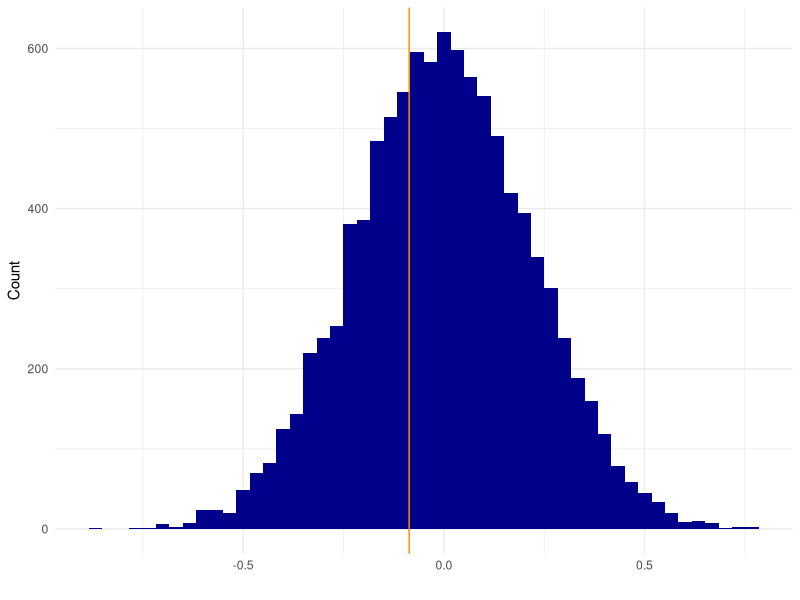
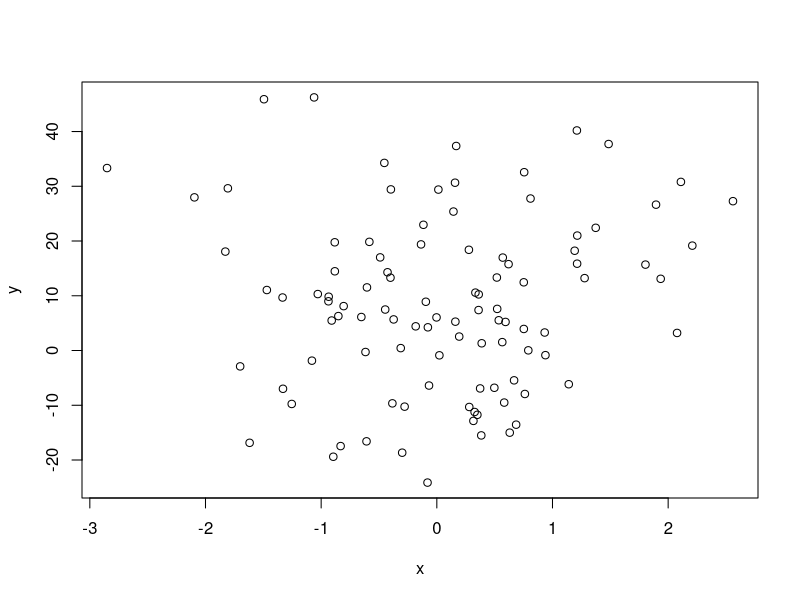
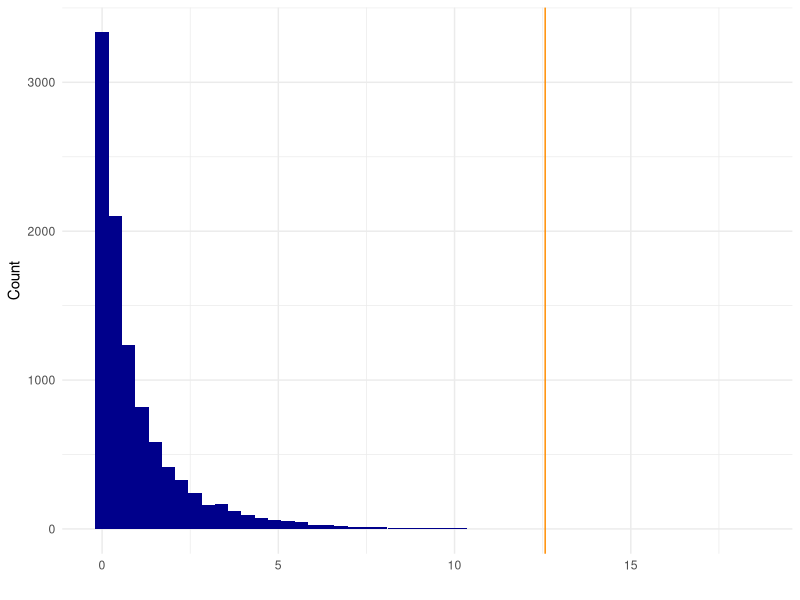
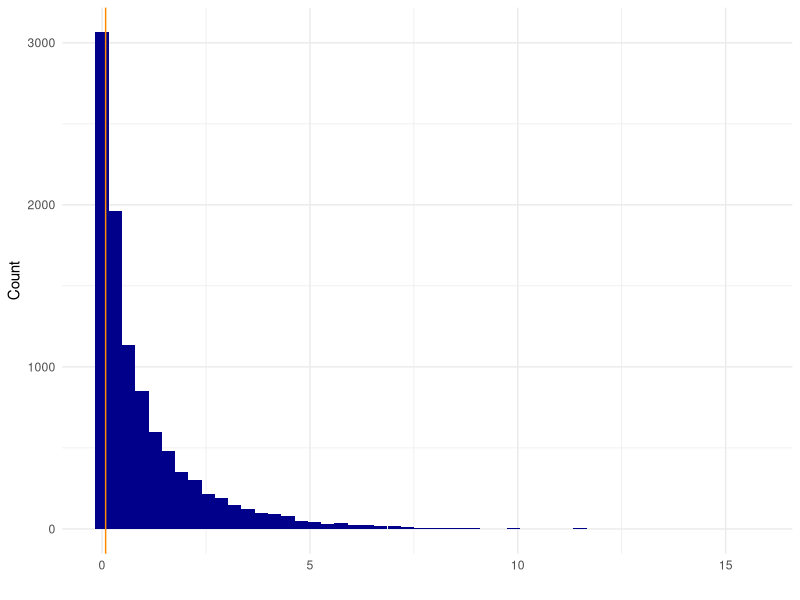

Recreate these plots in R, in order.
## ---- chunk 1
# Load libraries
library(tidyverse)
## ---- chunk 2
plot_permutation <- function(data, observed_value){
  #making dataset to put in to permutation plot
  pd <- data.frame(i=1:length(data), value=data)
    #plotting the null distribution and observed difference with the observed as a line
  plot <- ggplot(data = pd, mapping = aes(x=value)) + 
    geom_histogram(fill="darkblue", bins=50) +
    geom_vline(color="darkorange",xintercept = as.numeric(observed_value)) + 
    xlab("")+
    ylab("Count")+
    theme_minimal()
  return(plot)
}
## ---- chunk 3
permutation_mean <- function(dataset, name, count, group1, group2, no_perm=10000, plot=FALSE){
# Select columns in the dataset and remane those
  dataset <- dataset[c(count,name)]      # Select
  names(dataset) <- c("count","name")    # Rename
  
  r <- rep(NA,no_perm)
  
  # Progress bar
  pb <- txtProgressBar(min = 1, max = no_perm, style = 3)
  
  for (i in 1:length(r)) {
    setTxtProgressBar(pb, i)
    #shuffle dataset
    p <- dataset
    p$count <- sample(p$count)

    #calculate median for group 1 and group 2
    g1 <- mean(p[which(p$name == group1),]$count)
    g2 <- mean(p[which(p$name == group2),]$count)

    #add difference in median to vector
    r[i] <- as.numeric(g1) - as.numeric(g2)
  }
  close(pb)

  # The observed difference
  m1 <- mean(dataset[which(dataset$name == group1),]$count)
  m2 <- mean(dataset[which(dataset$name == group2),]$count)
  observed <- m1-m2       # Observed mean

  estimate <- c(as.numeric(m1),as.numeric(m2),as.numeric(observed))
  names(estimate) <- c("Mean first group","Mean second group","Observed mean difference")

  # P-value
  p_value <- ((sum(abs(r) >= abs(observed))+1)/(length(r)+1))
  names(p_value) <- "p-value"

  result = list(method = "Permutation Test (Mean)", p.value = p_value,
                  estimate = estimate,
                  data.name = sprintf("Permutation for group: %s and %s", group1, group2))
  class(result) <- "htest"

  # If statement to plot or not
  if (plot == TRUE) {
    # Plot + result

    plot <- plot_permutation(r, observed)

    print(result)
    return(plot)
  } else if (plot == FALSE) {
    # Result
    print(result)
  }
}


names <- c(replicate(50,"Something"), replicate(50, "Something_else"))
test <- data.frame(rnorm(100), names)
names(test) <- c("value","names")
permutation_mean(test, "names", "value", "Something", "Something_else", plot = T)

## ---- chunk 4
permutation_median <- function(dataset, name, count, group1, group2, no_perm=10000, plot=FALSE) {
  # Select columns in the dataset and remane those
  dataset <- dataset[c(count,name)]      # Select
  names(dataset) <- c("count","name")    # Rename
  
  r <- rep(NA,no_perm)
  
  # Progress bar
  pb <- txtProgressBar(min = 1, max = no_perm, style = 3)
  
  for (i in 1:length(r)) {
    setTxtProgressBar(pb, i)
    #shuffle dataset
    p <- dataset
    p$count <- sample(p$count)

    #calculate median for group 1 and group 2
    g1 <- median(p[which(p$name == group1),]$count)
    g2 <- median(p[which(p$name == group2),]$count)

    #add difference in median to vector
    r[i] <- as.numeric(g1) - as.numeric(g2)
  }
  close(pb)
  
  # The observed difference
  m1 <- median(dataset[which(dataset$name == group1),]$count)
  m2 <- median(dataset[which(dataset$name == group2),]$count)
  observed <- m1-m2       # Observed median

  estimate <- c(as.numeric(m1),as.numeric(m2),as.numeric(observed))
  names(estimate) <- c("Median first group","Median second group","Observed median difference")

  # P-value
  p_value <- ((sum(abs(r) >= abs(observed))+1)/(length(r)+1))
  names(p_value) <- "p-value"

  result = list(method = "Permutation Test (Median)", p.value = p_value,
                  estimate = estimate,
                  data.name = sprintf("Permutation for group: %s and %s", group1, group2))
  class(result) <- "htest"

  # If statement to plot or not
  if (plot == TRUE) {
    # Plot + result

    plot <- plot_permutation(r, observed)

    print(result)
    # return(plot)
  } else if (plot == FALSE) {
    # Result
    print(result)
  }
}

names <- c(replicate(50,"GROUP1"), replicate(50, "GROUP2"))
test <- as_tibble(rnorm(100)) %>% mutate(names=names)

permutation_median(test, "names", "value", "GROUP1", "GROUP2", plot = T)
## ---- chunk 5
permutation_lm <- function(dataset, predictor, response, model1, model2, no_perm=10000, plot=F){
  #permute and save difference in mean per round
  dataset <- dataset %>% rename("predictor"=predictor, "response"=response)
  
  r <- rep(NA,no_perm)
  
  #For linear and quadratic model:
  if ((model1=="linear" & model2=="quadratic")|(model2=="linear" & model1=="quadratic")){
    # Observed models:
    mod1 <- lm(response ~ predictor, data=dataset)
    mod2 <- lm(response ~ poly(predictor, 2), data=dataset)
    # Progress bar
    pb <- txtProgressBar(min = 1, max = no_perm, style = 3)
    for (i in 1:length(r)) {
      setTxtProgressBar(pb, i)
      #shuffle dataset
      p <- cbind(pred = dataset$predictor, resp = sample(dataset$response)) %>% 
        as_tibble()
      
      #make models
      m1 <- lm(resp ~ pred, data=p)
      
      m2 <- lm(resp~ poly(pred, 2), data=p)
      
      #make F-distribution
      f_dist <- anova(m1, m2)
      
      #add F-values to r-vector:
      r[i] <- f_dist$`F`[2]
      
    }
    close(pb)
  }
  
  #For linear and cubic model:
  if ((model1=="linear" & model2=="cubic")|(model2=="linear" & model1=="cubic")){
    # Observed models:
    mod1 <- lm(response ~ predictor, data=dataset)
    mod2 <- lm(response ~ poly(predictor, 3), data=dataset)
    # Progress bar
    pb <- txtProgressBar(min = 1, max = no_perm, style = 3)
    for (i in 1:length(r)) {
      setTxtProgressBar(pb, i)
      #shuffle dataset
      p <- cbind(pred = dataset$predictor, resp = sample(dataset$response)) %>% 
        as_tibble()
      
      #make models
      m1 <- lm(resp ~ pred, data=p)
      
      m2 <- lm(resp~ poly(pred, 3), data=p)
      
      #make F-distribution
      f_dist <- anova(m1, m2)
      
      #add F-values to r-vector:
      r[i] <- f_dist$`F`[2]
      
    }
    close(pb)
  }
  
  #For quadratic and qubic model:
  if ((model1=="quadratic" & model2=="cubic")|(model2=="quadratic" & model1=="cubic")){
    # Observed models:
    mod1 <- lm(response ~ poly(predictor,2), data=dataset)
    mod2 <- lm(response ~ poly(predictor, 3), data=dataset)
    # Progress bar
    pb <- txtProgressBar(min = 1, max = no_perm, style = 3)
    for (i in 1:length(r)) {
      setTxtProgressBar(pb, i)
      #shuffle dataset
      p <- cbind(pred = dataset$predictor, resp = sample(dataset$response)) %>% 
        as_tibble()
      
      #make models
      m1 <- lm(resp ~ poly(pred,2), data=p)
      
      m2 <- lm(resp~ poly(pred, 3), data=p)
      
      #make F-distribution
      f_dist <- anova(m1, m2)
      
      #add F-values to r-vector:
      r[i] <- f_dist$`F`[2]
      
    }
    close(pb)
  }
  #create df with values for null distribution
  pd <- data.frame(i=1:length(r), value=r) %>% 
    tbl_df()
  
  #the observed 
  observed <- anova(mod1, mod2)$`F`[2]
  
  #plotting the null distribution and observed difference with the observed as a line
  plot <- ggplot(data = pd, mapping = aes(x=value)) + 
    geom_histogram(fill="darkblue", bins=50) +
    geom_vline(color="darkorange",xintercept = as.numeric(observed)) + 
    xlab("")+
    ylab("Count")+
    theme_minimal()
  
  #permuted p-value. 1 is added because we always expect the next one to be significant (of permuted values)
  p_value <- ((sum((r) >= (observed))+1)/(length(r)+1))
  return (list(p_value, plot))
}

## ---- chunk 6
x <- rnorm(100)
y <- 4*x^2+3+rnorm(length(x),sd=15)
data <- data.frame(x,y)

plot(data)

permutation_lm(data, "x","y","quadratic", "linear", plot=T)
permutation_lm(data, "x","y","quadratic", "cubic", plot=T)
